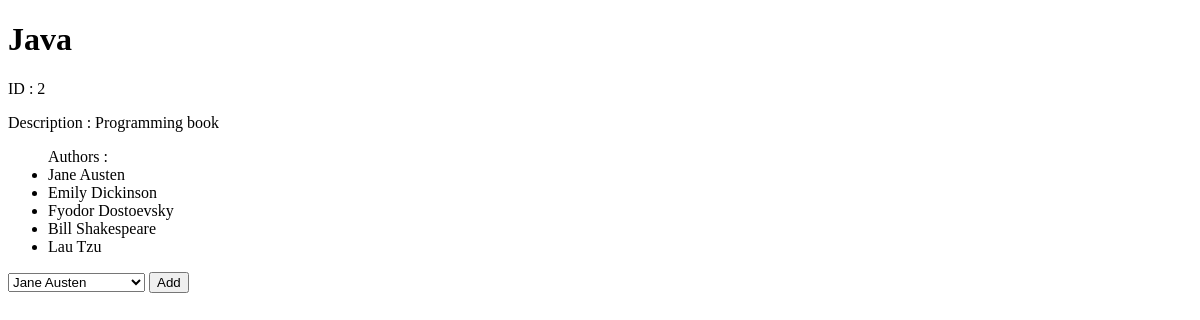
The app's page /books/2, older data.
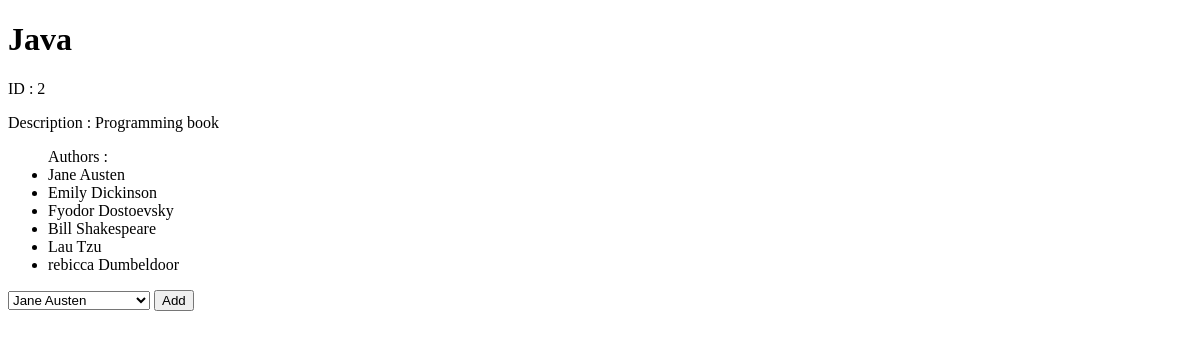
The same page, newer data.
### books_authors_app/models.py (models this page shows)
class authors(models.Model):
    first_name = models.CharField(max_length=255)
    last_name = models.CharField(max_length=255)
    notes = models.TextField(default=2000)
    books = models.ManyToManyField(Book, related_name="authors")
    created_at = models.DateTimeField(auto_now_add=True)
    updated_at = models.DateTimeField(auto_now=True)

### books_authors_app/views.py (the view)
# urls.py: path('books/<int:the_id>',views.show_book),
def show_book(request,the_id):
    book_to_Show = Book.objects.get(id=the_id)
    book_authors=book_to_Show.authors.all()
    authors_to_show = authors.objects.all()
    context = {
        "book_to_get_title" : book_to_Show.title,
        "book_to_get_id" : book_to_Show.id,
        "book_to_get_desc" : book_to_Show.desc,
        "book_to_get_authors" : book_authors,
        "drop_down_authors" :authors_to_show,
    }
    return render(request,'books.html',context)

### books_authors_app/templates/books.html (shortened to what this page needs)
<!DOCTYPE html>
<html lang="en">
<head>
</head>
<body>
    <h1>{{book_to_get_title}}</h1>
    <p>ID : {{book_to_get_id}}</p>
    <p>Description : {{book_to_get_desc}}</p>
    <ul>
        Authors :
        {% for j in book_to_get_authors%}
        <li>{{j.first_name}} {{j.last_name}}</li>
        {%endfor%}
    </ul>
    <form action="/add_book_to_author" method="POST">
        <select name="all_authors_menu" >
            {%for i in drop_down_authors%}
            <option value="{{i.id}}">{{i.first_name}} {{i.last_name}}</option>
            {%endfor%}
        </select>
        <input type="submit" value="Add">
    </form>
</body>
</html>

Row changes from the older to the newer data that the page shows:
added authors: first_name "rebicca", last_name "Dumbeldoor"
